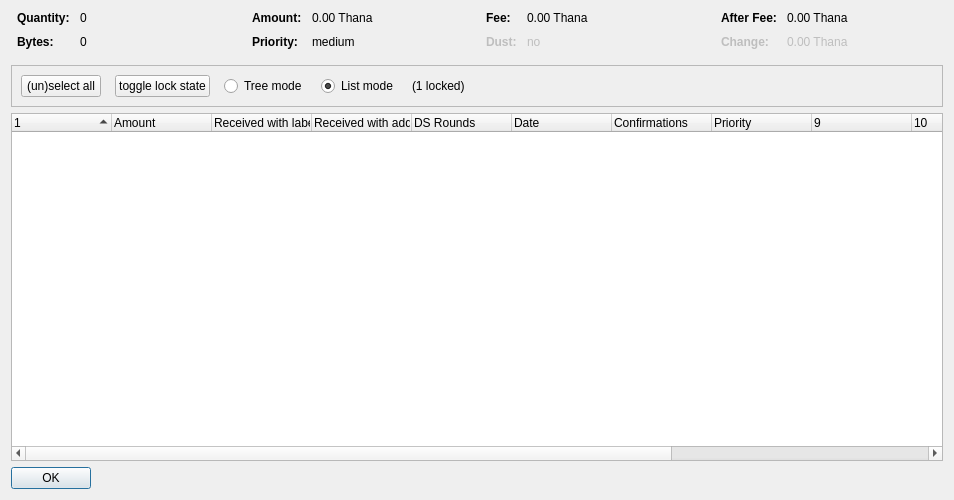
<?xml version="1.0" encoding="UTF-8"?>
<ui version="4.0">
 <class>CoinControlDialog</class>
 <widget class="QDialog" name="CoinControlDialog">
  <property name="geometry">
   <rect>
    <x>0</x>
    <y>0</y>
    <width>954</width>
    <height>500</height>
   </rect>
  </property>
  <property name="windowTitle">
   <string>Coin Selection</string>
  </property>
  <layout class="QVBoxLayout" name="verticalLayout">
   <item>
    <layout class="QHBoxLayout" name="horizontalLayoutTop" stretch="0,0,0,0">
     <property name="topMargin">
      <number>0</number>
     </property>
     <property name="bottomMargin">
      <number>10</number>
     </property>
     <item>
      <layout class="QFormLayout" name="formLayoutCoinControl1">
       <property name="horizontalSpacing">
        <number>10</number>
       </property>
       <property name="verticalSpacing">
        <number>10</number>
       </property>
       <property name="leftMargin">
        <number>6</number>
       </property>
       <property name="rightMargin">
        <number>6</number>
       </property>
       <item row="0" column="0">
        <widget class="QLabel" name="labelCoinControlQuantityText">
         <property name="font">
          <font>
           <weight>75</weight>
           <bold>true</bold>
          </font>
         </property>
         <property name="text">
          <string>Quantity:</string>
         </property>
        </widget>
       </item>
       <item row="0" column="1">
        <widget class="QLabel" name="labelCoinControlQuantity">
         <property name="cursor">
          <cursorShape>IBeamCursor</cursorShape>
         </property>
         <property name="contextMenuPolicy">
          <enum>Qt::ActionsContextMenu</enum>
         </property>
         <property name="text">
          <string notr="true">0</string>
         </property>
         <property name="textInteractionFlags">
          <set>Qt::LinksAccessibleByMouse|Qt::TextSelectableByKeyboard|Qt::TextSelectableByMouse</set>
         </property>
        </widget>
       </item>
       <item row="1" column="0">
        <widget class="QLabel" name="labelCoinControlBytesText">
         <property name="font">
          <font>
           <weight>75</weight>
           <bold>true</bold>
          </font>
         </property>
         <property name="text">
          <string>Bytes:</string>
         </property>
        </widget>
       </item>
       <item row="1" column="1">
        <widget class="QLabel" name="labelCoinControlBytes">
         <property name="cursor">
          <cursorShape>IBeamCursor</cursorShape>
         </property>
         <property name="contextMenuPolicy">
          <enum>Qt::ActionsContextMenu</enum>
         </property>
         <property name="text">
          <string notr="true">0</string>
         </property>
         <property name="textInteractionFlags">
          <set>Qt::LinksAccessibleByMouse|Qt::TextSelectableByKeyboard|Qt::TextSelectableByMouse</set>
         </property>
        </widget>
       </item>
      </layout>
     </item>
     <item>
      <layout class="QFormLayout" name="formLayoutCoinControl2">
       <property name="horizontalSpacing">
        <number>10</number>
       </property>
       <property name="verticalSpacing">
        <number>10</number>
       </property>
       <property name="leftMargin">
        <number>6</number>
       </property>
       <property name="rightMargin">
        <number>6</number>
       </property>
       <item row="0" column="0">
        <widget class="QLabel" name="labelCoinControlAmountText">
         <property name="font">
          <font>
           <weight>75</weight>
           <bold>true</bold>
          </font>
         </property>
         <property name="text">
          <string>Amount:</string>
         </property>
        </widget>
       </item>
       <item row="0" column="1">
        <widget class="QLabel" name="labelCoinControlAmount">
         <property name="cursor">
          <cursorShape>IBeamCursor</cursorShape>
         </property>
         <property name="contextMenuPolicy">
          <enum>Qt::ActionsContextMenu</enum>
         </property>
         <property name="text">
          <string notr="true">0.00 Thana</string>
         </property>
         <property name="textInteractionFlags">
          <set>Qt::LinksAccessibleByMouse|Qt::TextSelectableByKeyboard|Qt::TextSelectableByMouse</set>
         </property>
        </widget>
       </item>
       <item row="1" column="0">
        <widget class="QLabel" name="labelCoinControlPriorityText">
         <property name="font">
          <font>
           <weight>75</weight>
           <bold>true</bold>
          </font>
         </property>
         <property name="text">
          <string>Priority:</string>
         </property>
        </widget>
       </item>
       <item row="1" column="1">
        <widget class="QLabel" name="labelCoinControlPriority">
         <property name="cursor">
          <cursorShape>IBeamCursor</cursorShape>
         </property>
         <property name="contextMenuPolicy">
          <enum>Qt::ActionsContextMenu</enum>
         </property>
         <property name="text">
          <string>medium</string>
         </property>
         <property name="textInteractionFlags">
          <set>Qt::LinksAccessibleByMouse|Qt::TextSelectableByKeyboard|Qt::TextSelectableByMouse</set>
         </property>
        </widget>
       </item>
      </layout>
     </item>
     <item>
      <layout class="QFormLayout" name="formLayoutCoinControl3">
       <property name="horizontalSpacing">
        <number>10</number>
       </property>
       <property name="verticalSpacing">
        <number>10</number>
       </property>
       <property name="leftMargin">
        <number>6</number>
       </property>
       <property name="rightMargin">
        <number>6</number>
       </property>
       <item row="0" column="0">
        <widget class="QLabel" name="labelCoinControlFeeText">
         <property name="font">
          <font>
           <weight>75</weight>
           <bold>true</bold>
          </font>
         </property>
         <property name="text">
          <string>Fee:</string>
         </property>
        </widget>
       </item>
       <item row="0" column="1">
        <widget class="QLabel" name="labelCoinControlFee">
         <property name="cursor">
          <cursorShape>IBeamCursor</cursorShape>
         </property>
         <property name="contextMenuPolicy">
          <enum>Qt::ActionsContextMenu</enum>
         </property>
         <property name="text">
          <string notr="true">0.00 Thana</string>
         </property>
         <property name="textInteractionFlags">
          <set>Qt::LinksAccessibleByMouse|Qt::TextSelectableByKeyboard|Qt::TextSelectableByMouse</set>
         </property>
        </widget>
       </item>
       <item row="1" column="0">
        <widget class="QLabel" name="labelCoinControlLowOutputText">
         <property name="enabled">
          <bool>false</bool>
         </property>
         <property name="font">
          <font>
           <weight>75</weight>
           <bold>true</bold>
          </font>
         </property>
         <property name="text">
          <string>Dust:</string>
         </property>
        </widget>
       </item>
       <item row="1" column="1">
        <widget class="QLabel" name="labelCoinControlLowOutput">
         <property name="enabled">
          <bool>false</bool>
         </property>
         <property name="cursor">
          <cursorShape>IBeamCursor</cursorShape>
         </property>
         <property name="contextMenuPolicy">
          <enum>Qt::ActionsContextMenu</enum>
         </property>
         <property name="text">
          <string>no</string>
         </property>
         <property name="textInteractionFlags">
          <set>Qt::LinksAccessibleByMouse|Qt::TextSelectableByKeyboard|Qt::TextSelectableByMouse</set>
         </property>
        </widget>
       </item>
      </layout>
     </item>
     <item>
      <layout class="QFormLayout" name="formLayoutCoinControl4">
       <property name="horizontalSpacing">
        <number>10</number>
       </property>
       <property name="verticalSpacing">
        <number>10</number>
       </property>
       <property name="leftMargin">
        <number>6</number>
       </property>
       <property name="rightMargin">
        <number>6</number>
       </property>
       <item row="0" column="0">
        <widget class="QLabel" name="labelCoinControlAfterFeeText">
         <property name="font">
          <font>
           <weight>75</weight>
           <bold>true</bold>
          </font>
         </property>
         <property name="text">
          <string>After Fee:</string>
         </property>
        </widget>
       </item>
       <item row="0" column="1">
        <widget class="QLabel" name="labelCoinControlAfterFee">
         <property name="cursor">
          <cursorShape>IBeamCursor</cursorShape>
         </property>
         <property name="contextMenuPolicy">
          <enum>Qt::ActionsContextMenu</enum>
         </property>
         <property name="text">
          <string notr="true">0.00 Thana</string>
         </property>
         <property name="textInteractionFlags">
          <set>Qt::LinksAccessibleByMouse|Qt::TextSelectableByKeyboard|Qt::TextSelectableByMouse</set>
         </property>
        </widget>
       </item>
       <item row="1" column="0">
        <widget class="QLabel" name="labelCoinControlChangeText">
         <property name="enabled">
          <bool>false</bool>
         </property>
         <property name="font">
          <font>
           <weight>75</weight>
           <bold>true</bold>
          </font>
         </property>
         <property name="text">
          <string>Change:</string>
         </property>
        </widget>
       </item>
       <item row="1" column="1">
        <widget class="QLabel" name="labelCoinControlChange">
         <property name="enabled">
          <bool>false</bool>
         </property>
         <property name="cursor">
          <cursorShape>IBeamCursor</cursorShape>
         </property>
         <property name="contextMenuPolicy">
          <enum>Qt::ActionsContextMenu</enum>
         </property>
         <property name="text">
          <string notr="true">0.00 Thana</string>
         </property>
         <property name="textInteractionFlags">
          <set>Qt::LinksAccessibleByMouse|Qt::TextSelectableByKeyboard|Qt::TextSelectableByMouse</set>
         </property>
        </widget>
       </item>
      </layout>
     </item>
    </layout>
   </item>
   <item>
    <widget class="QFrame" name="frame">
     <property name="minimumSize">
      <size>
       <width>0</width>
       <height>40</height>
      </size>
     </property>
     <property name="frameShape">
      <enum>QFrame::StyledPanel</enum>
     </property>
     <property name="frameShadow">
      <enum>QFrame::Sunken</enum>
     </property>
     <layout class="QHBoxLayout" name="horizontalLayout">
      <item>
       <layout class="QHBoxLayout" name="horizontalLayoutPanel" stretch="0,0,0,0,0,0">
        <property name="spacing">
         <number>14</number>
        </property>
        <item>
         <widget class="QPushButton" name="pushButtonSelectAll">
          <property name="sizePolicy">
           <sizepolicy hsizetype="Maximum" vsizetype="Fixed">
            <horstretch>0</horstretch>
            <verstretch>0</verstretch>
           </sizepolicy>
          </property>
          <property name="text">
           <string>(un)select all</string>
          </property>
          <property name="autoDefault">
           <bool>false</bool>
          </property>
         </widget>
        </item>
        <item>
         <widget class="QPushButton" name="pushButtonToggleLock">
          <property name="sizePolicy">
           <sizepolicy hsizetype="Maximum" vsizetype="Fixed">
            <horstretch>0</horstretch>
            <verstretch>0</verstretch>
           </sizepolicy>
          </property>
          <property name="text">
           <string>toggle lock state</string>
          </property>
          <property name="autoDefault">
           <bool>false</bool>
          </property>
         </widget>
        </item>
        <item>
         <widget class="QRadioButton" name="radioTreeMode">
          <property name="sizePolicy">
           <sizepolicy hsizetype="Maximum" vsizetype="Fixed">
            <horstretch>0</horstretch>
            <verstretch>0</verstretch>
           </sizepolicy>
          </property>
          <property name="text">
           <string>Tree mode</string>
          </property>
         </widget>
        </item>
        <item>
         <widget class="QRadioButton" name="radioListMode">
          <property name="sizePolicy">
           <sizepolicy hsizetype="Maximum" vsizetype="Fixed">
            <horstretch>0</horstretch>
            <verstretch>0</verstretch>
           </sizepolicy>
          </property>
          <property name="text">
           <string>List mode</string>
          </property>
          <property name="checked">
           <bool>true</bool>
          </property>
         </widget>
        </item>
        <item>
         <widget class="QLabel" name="labelLocked">
          <property name="text">
           <string>(1 locked)</string>
          </property>
         </widget>
        </item>
        <item>
         <spacer name="horizontalSpacer">
          <property name="orientation">
           <enum>Qt::Horizontal</enum>
          </property>
          <property name="sizeHint" stdset="0">
           <size>
            <width>40</width>
            <height>20</height>
           </size>
          </property>
         </spacer>
        </item>
       </layout>
      </item>
     </layout>
    </widget>
   </item>
   <item>
    <widget class="CoinControlTreeWidget" name="treeWidget">
     <property name="contextMenuPolicy">
      <enum>Qt::CustomContextMenu</enum>
     </property>
     <property name="sortingEnabled">
      <bool>false</bool>
     </property>
     <property name="columnCount">
      <number>13</number>
     </property>
     <attribute name="headerShowSortIndicator" stdset="0">
      <bool>true</bool>
     </attribute>
     <attribute name="headerStretchLastSection">
      <bool>false</bool>
     </attribute>
     <column>
      <property name="text">
       <string/>
      </property>
     </column>
     <column>
      <property name="text">
       <string>Amount</string>
      </property>
     </column>
     <column>
      <property name="text">
       <string>Received with label</string>
      </property>
     </column>
     <column>
      <property name="text">
       <string>Received with address</string>
      </property>
     </column>
     <column>
      <property name="text">
       <string>DS Rounds</string>
      </property>
     </column>
     <column>
      <property name="text">
       <string>Date</string>
      </property>
     </column>
     <column>
      <property name="text">
       <string>Confirmations</string>
      </property>
      <property name="toolTip">
       <string>Confirmed</string>
      </property>
     </column>
     <column>
      <property name="text">
       <string>Priority</string>
      </property>
     </column>
     <column>
      <property name="text">
       <string/>
      </property>
     </column>
     <column>
      <property name="text">
       <string/>
      </property>
     </column>
     <column>
      <property name="text">
       <string/>
      </property>
     </column>
     <column>
      <property name="text">
       <string/>
      </property>
     </column>
     <column>
      <property name="text">
       <string/>
      </property>
     </column>
    </widget>
   </item>
   <item>
    <widget class="QDialogButtonBox" name="buttonBox">
     <property name="sizePolicy">
      <sizepolicy hsizetype="Maximum" vsizetype="Fixed">
       <horstretch>0</horstretch>
       <verstretch>0</verstretch>
      </sizepolicy>
     </property>
     <property name="orientation">
      <enum>Qt::Horizontal</enum>
     </property>
     <property name="standardButtons">
      <set>QDialogButtonBox::Ok</set>
     </property>
    </widget>
   </item>
  </layout>
 </widget>
 <customwidgets>
  <customwidget>
   <class>CoinControlTreeWidget</class>
   <extends>QTreeWidget</extends>
   <header>coincontroltreewidget.h</header>
  </customwidget>
 </customwidgets>
 <resources/>
 <connections/>
</ui>
